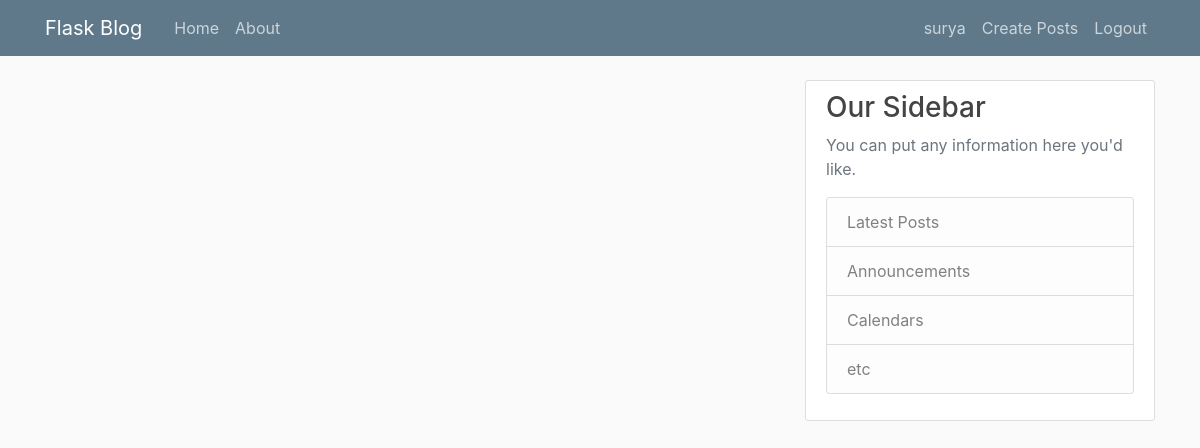
The page /posts/2 (signed in) on the database as committed earlier.
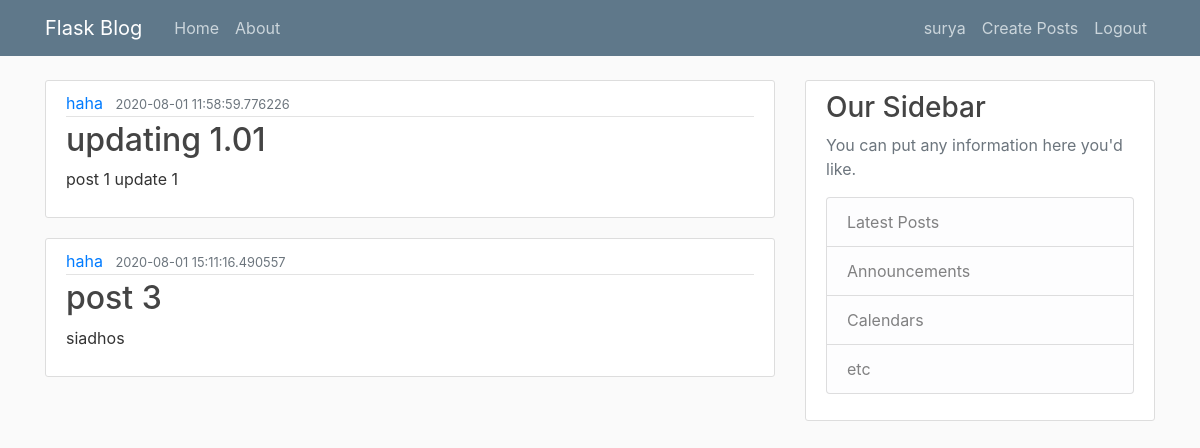
The same page on the database as committed later.
### blogflask/models.py (models this page shows, shortened)
class User(db.Model,UserMixin):
    id = db.Column(db.Integer, primary_key=True)
    username = db.Column(db.String(20), unique=True, nullable=False)
    email = db.Column(db.String(120), unique=True, nullable=False)
    image_file = db.Column(db.String(20), nullable=False, default='default.jpg')
    passwords = db.Column(db.String(20), nullable=False)
    posts = db.relationship('Post', backref='author', lazy=True)

class Post(db.Model):
    id = db.Column(db.Integer, primary_key=True)
    title = db.Column(db.String(100), nullable=False)
    date_posted = db.Column(db.DateTime, nullable=False, default=datetime.utcnow)
    content = db.Column(db.Text, nullable=False)
    user_id = db.Column(db.Integer, db.ForeignKey('user.id'), nullable=False)

### blogflask/router.py (the view)
@app.route('/posts/<user_id>')
def user_posts(user_id):
    user = User.query.get(user_id)
    posts = Post.query.filter_by(user_id=user_id).all()
    return render_template("user_posts.html", posts=posts, title=current_user.username + ' Posts', user=user)

### blogflask/models.py (called while the page is built)
@login_manager.user_loader
def load_user(user_id):
    return User.query.get(int(user_id))

### blogflask/templates/user_posts.html
{% extends "layout.html" %}
{% block content %}
    {% for post in posts %}
        <article class="media content-section">
            <div class="media-body">
                <div class="article-metadata">
                    <a class="mr-2" href="{{ url_for('user_posts',user_id=user.id)}}">{{ user.username}}</a>
                    <small class="text-muted">{{ post.date_posted }}</small>
                </div>
                <h2><a class="article-title" href="#">{{ post.title }}</a></h2>
                <p class="article-content">{{ post.content }}</p>
            </div>
        </article>
    {% endfor %}
{% endblock content %}

Rows that differ between the two databases and show on the page:
added Post: date_posted "2020-08-01 11:58:59.776226", title "updating 1.01", content "post 1 update 1"
now on this page (row edited): User: username "haha"
added Post: date_posted "2020-08-01 15:11:16.490557", title "post 3", content "siadhos"
